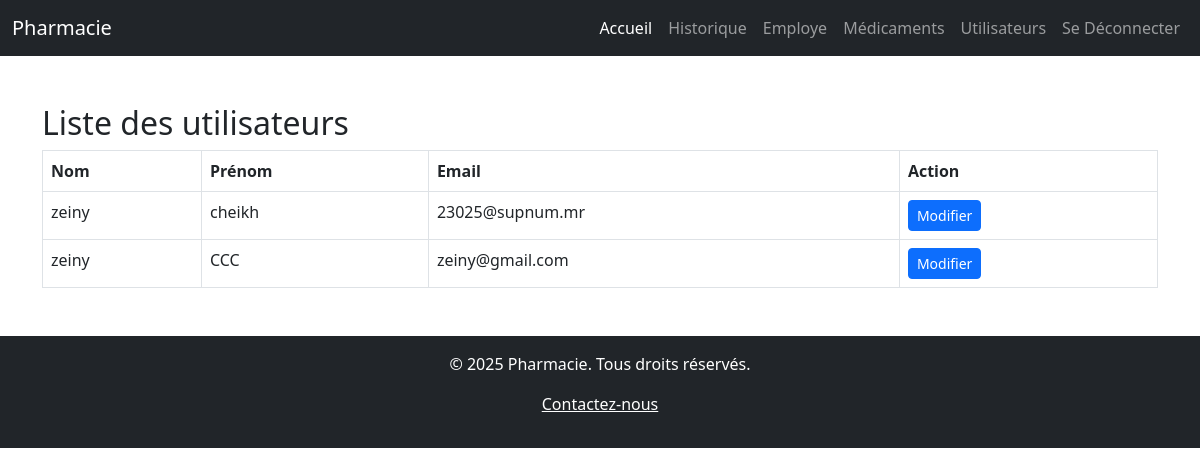
Page /users/read.php (signed in) on the committed database.
### tables this page shows
CREATE TABLE `users` (
  `id` int(11) NOT NULL,
  `nom` varchar(100) DEFAULT NULL,
  `prenom` varchar(100) DEFAULT NULL,
  `email` varchar(150) DEFAULT NULL,
  `password` varchar(255) DEFAULT NULL
);

### users/read.php (the view, shortened to what this page needs)
<?php
include '../db.php';
include '../src/php/navbar.php';
$sql = "SELECT * FROM users";
$result = mysqli_query($conn, $sql);
?>
<div class="container mt-5">
    <h2>Liste des utilisateurs</h2>
    <table class="table table-bordered">
        <thead>
            <tr>
                <th>Nom</th>
                <th>Prénom</th>
                <th>Email</th>
                <th>Action</th>
            </tr>
        </thead>
        <tbody>
            <?php
            if (mysqli_num_rows($result) > 0) {
                while ($row = mysqli_fetch_assoc($result)) {
                    echo "<tr>
                            <td>{$row['nom']}</td>
                            <td>{$row['prenom']}</td>
                            <td>{$row['email']}</td>
                            <td>
                                <a href='update.php?id={$row['id']}' class='btn btn-primary btn-sm'>Modifier</a>
                            </td>
                        </tr>";
                }
            } else {
                echo "<tr><td colspan='5' class='text-center'>Aucun utilisateur trouvé.</td></tr>";
            }
            ?>
        </tbody>
    </table>
</div>
<?php include '../src/php/footer.php'; ?>

### rows in the picture
users: nom "zeiny", prenom "cheikh", email "23025@supnum.mr"
users: nom "zeiny", prenom "CCC", email "zeiny@gmail.com"
